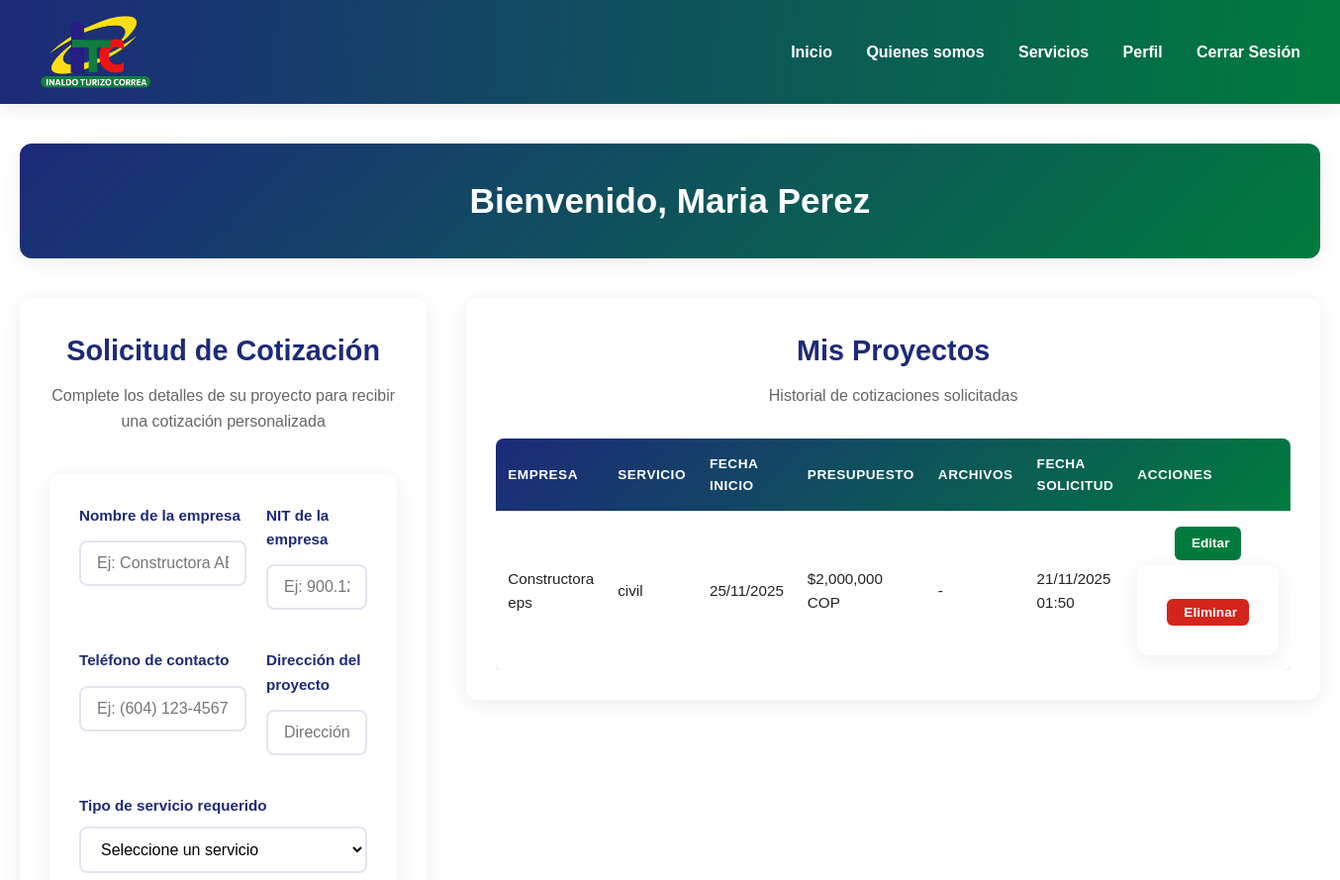
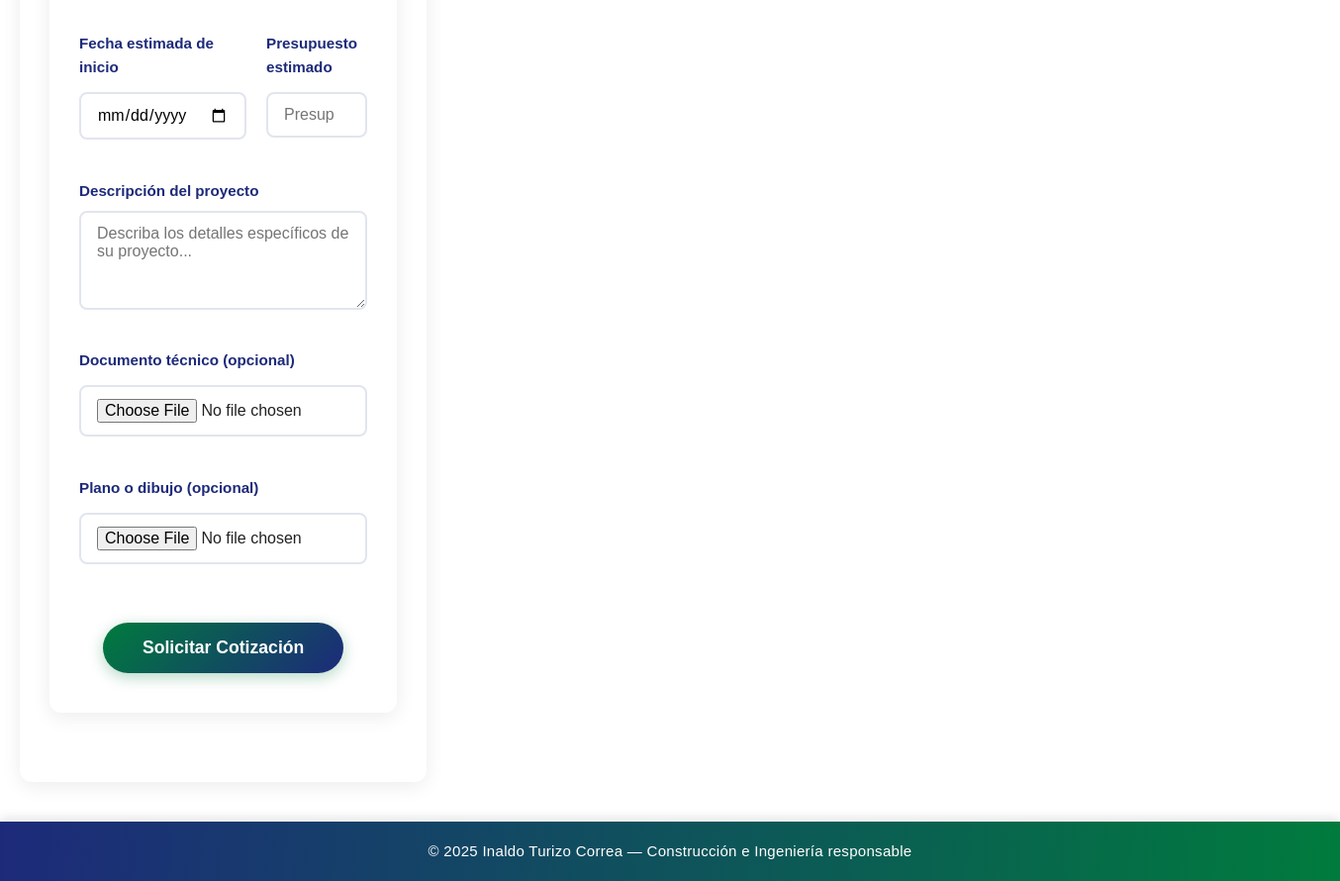
Screenshot of /user (signed in) with the database file from the repository (2 pictures, top to bottom).
### app.py (models this page shows)
class User(UserMixin, db.Model):
    id = db.Column(db.Integer, primary_key=True)
    nombre = db.Column(db.String(100), nullable=False)
    email = db.Column(db.String(100), unique=True, nullable=False)
    password = db.Column(db.String(200), nullable=False)
    rol = db.Column(db.String(20), nullable=False, default='usuario')
    proyectos = db.relationship('Proyecto', backref='usuario', lazy=True)

class Proyecto(db.Model):
    id = db.Column(db.Integer, primary_key=True)
    nombre_empresa = db.Column(db.String(100), nullable=False)
    nit_empresa = db.Column(db.String(20), nullable=False)
    telefono = db.Column(db.String(20), nullable=False)
    direccion = db.Column(db.String(200), nullable=False)
    servicio = db.Column(db.String(50), nullable=False)
    fecha = db.Column(db.Date, nullable=False)
    presupuesto = db.Column(db.Float, nullable=False)
    descripcion = db.Column(db.Text, nullable=False)
    archivo_tecnico = db.Column(db.String(200))  # Ruta del archivo subido
    plano = db.Column(db.String(200))  # Ruta del plano subido
    user_id = db.Column(db.Integer, db.ForeignKey('user.id'), nullable=False)
    fecha_creacion = db.Column(db.DateTime, default=db.func.current_timestamp())

### app.py (the view)
@app.route('/user')
@login_required
def user_dashboard():
    if current_user.rol == 'admin':
        return redirect(url_for('admin_dashboard'))
    proyectos = Proyecto.query.filter_by(user_id=current_user.id).all()
    return render_template('user_dashboard.html', proyectos=proyectos)

### app.py (called while the page is built)
@login_manager.user_loader
def load_user(user_id):
    return User.query.get(int(user_id))

### templates/user_dashboard.html (shortened to what this page needs)
{% extends "base.html" %}
{% block content %}
<div class="dashboard-container">
    <section class="dashboard-header">
        <div class="welcome-card">
            <h1>Bienvenido, {{ current_user.nombre }}</h1>
        </div>
    </section>
    <section>
        <div class="dashboard-grid">
            <section class="cotizacion-panel">
                <div class="form-card">
                    {% if proyecto_editar %}
                    <h2>Editar Proyecto</h2>
                    <p class="form-subtitle">Modifica los detalles de tu proyecto</p>
                    {% else %}
                    <h2>Solicitud de Cotización</h2>
                    <p class="form-subtitle">Complete los detalles de su proyecto para recibir una cotización
                        personalizada
                    </p>
                    {% endif %}
                    <form
                        action="{% if proyecto_editar %}{{ url_for('editar_proyecto', proyecto_id=proyecto_editar.id) }}{% else %}{{ url_for('cotizacion') }}{% endif %}"
                        method="POST" enctype="multipart/form-data" class="cotizacion-form">
                        <div class="form-grid">
                            <div class="form-group">
                                <label>Nombre de la empresa</label>
                                <input type="text" name="nombre_empresa"
                                    value="{% if proyecto_editar %}{{ proyecto_editar.nombre_empresa }}{% endif %}"
                                    required placeholder="Ej: Constructora ABC S.A.S">
                            </div>
                            <div class="form-group">
                                <label>NIT de la empresa</label>
                                <input type="text" name="nit_empresa"
                                    value="{% if proyecto_editar %}{{ proyecto_editar.nit_empresa }}{% endif %}"
                                    required placeholder="Ej: 900.123.456-7">
                            </div>
                            <div class="form-group">
                                <label>Teléfono de contacto</label>
                                <input type="tel" name="telefono"
                                    value="{% if proyecto_editar %}{{ proyecto_editar.telefono }}{% endif %}" required
                                    placeholder="Ej: (604) 123-4567">
                            </div>
                            <div class="form-group">
                                <label>Dirección del proyecto</label>
                                <input type="text" name="direccion"
                                    value="{% if proyecto_editar %}{{ proyecto_editar.direccion }}{% endif %}" required
                                    placeholder="Dirección completa del proyecto">
                            </div>
                            <div class="form-group full-width">
                                <label>Tipo de servicio requerido</label>
                                <select name="servicio" required>
                                    <option value="">Seleccione un servicio</option>
                                </select>
                            </div>
                            <div class="form-group">
                                <label>Fecha estimada de inicio</label>
                                <input type="date" name="fecha"
                                    value="{% if proyecto_editar %}{{ proyecto_editar.fecha.strftime('%Y-%m-%d') }}{% endif %}"
                                    required>
                            </div>
                            <div class="form-group">
                                <label>Presupuesto estimado</label>
                                <input type="number" name="presupuesto"
                                    value="{% if proyecto_editar %}{{ proyecto_editar.presupuesto }}{% endif %}"
                                    placeholder="Presupuesto en COP" required>
                            </div>
                            <div class="form-group full-width">
                                <label>Descripción del proyecto</label>
                                <textarea name="descripcion" rows="4"
                                    placeholder="Describa los detalles específicos de su proyecto..."
                                    required>{% if proyecto_editar %}{{ proyecto_editar.descripcion }}{% endif %}</textarea>
                            </div>
                            <div class="form-group full-width">
                                <label>Documento técnico (opcional)</label>
                                <input type="file" name="archivo_tecnico" accept=".pdf,.doc,.docx,.xls,.xlsx">
                            </div>
                            <div class="form-group full-width">
                                <label>Plano o dibujo (opcional)</label>
                                <input type="file" name="plano" accept=".pdf,.jpg,.jpeg,.png,.dwg">
                            </div>
                        </div>
                        <div class="form-footer">
                            {% if proyecto_editar %}
                            <button type="submit" class="btn btn-cotizar">Actualizar Proyecto</button>
                            <a href="{{ url_for('user_dashboard') }}" class="btn btn-sec"
                                style="margin-left: 10px;">Cancelar</a>
                            {% else %}
                            <button type="submit" class="btn btn-cotizar">Solicitar Cotización</button>
                            {% endif %}
                        </div>
                    </form>
                </div>
            </section>
            <section class="proyectos-panel">
                <div class="proyectos-card">
                    <h2>Mis Proyectos</h2>
                    <p class="form-subtitle">Historial de cotizaciones solicitadas</p>
                    {% if proyectos %}
                    <div class="proyectos-table-container">
                        <table class="proyectos-table">
                            <thead>
                                <tr>
                                    <th>Empresa</th>
                                    <th>Servicio</th>
                                    <th>Fecha Inicio</th>
                                    <th>Presupuesto</th>
                                    <th>Archivos</th>
                                    <th>Fecha Solicitud</th>
                                    <th>Acciones</th>
                                </tr>
                            </thead>
                            <tbody>
                                {% for proyecto in proyectos %}
                                <tr>
                                    <td>{{ proyecto.nombre_empresa }}</td>
                                    <td>{{ proyecto.servicio }}</td>
                                    <td>{{ proyecto.fecha.strftime('%d/%m/%Y') }}</td>
                                    <td>${{ "{:,.0f}".format(proyecto.presupuesto) }} COP</td>
                                    <td>
                                        {% if not proyecto.archivo_tecnico and not proyecto.plano %}
                                        -
                                        {% endif %}
                                    </td>
                                    <td>{{ proyecto.fecha_creacion.strftime('%d/%m/%Y %H:%M') }}</td>
                                    <td>
                                        <div class="action-buttons">
                                            <div class="action-column">
                                                <a href="{{ url_for('editar_proyecto', proyecto_id=proyecto.id) }}"
                                                    class="btn-action btn-edit" title="Editar">
                                                     Editar
                                                </a>
                                                <form method="POST"
                                                    action="{{ url_for('eliminar_proyecto', proyecto_id=proyecto.id) }}"
                                                    class="delete-form"
                                                    onsubmit="return confirm('¿Estás seguro de que deseas eliminar este proyecto?');">
                                                    <button type="submit" class="btn-action btn-delete"
                                                        title="Eliminar">
                                                         Eliminar
                                                    </button>
                                                </form>
                                            </div>
                                        </div>
                                    </td>
                                </tr>
                                {% endfor %}
                            </tbody>
                        </table>
                    </div>
                    {% else %}
                    <p>No has solicitado cotizaciones aún.</p>
                    {% endif %}
                </div>
            </section>
        </div>
</div>
<footer class="footer-bar">
    <p>© 2025 Inaldo Turizo Correa — Construcción e Ingeniería responsable</p>
</footer>
{% endblock %}

### rows the page displays
User: nombre "Maria Perez"
Proyecto: nombre_empresa "Constructora eps", servicio "civil", fecha "25/11/2025", presupuesto "2,000,000", fecha_creacion "21/11/2025 01:50"
